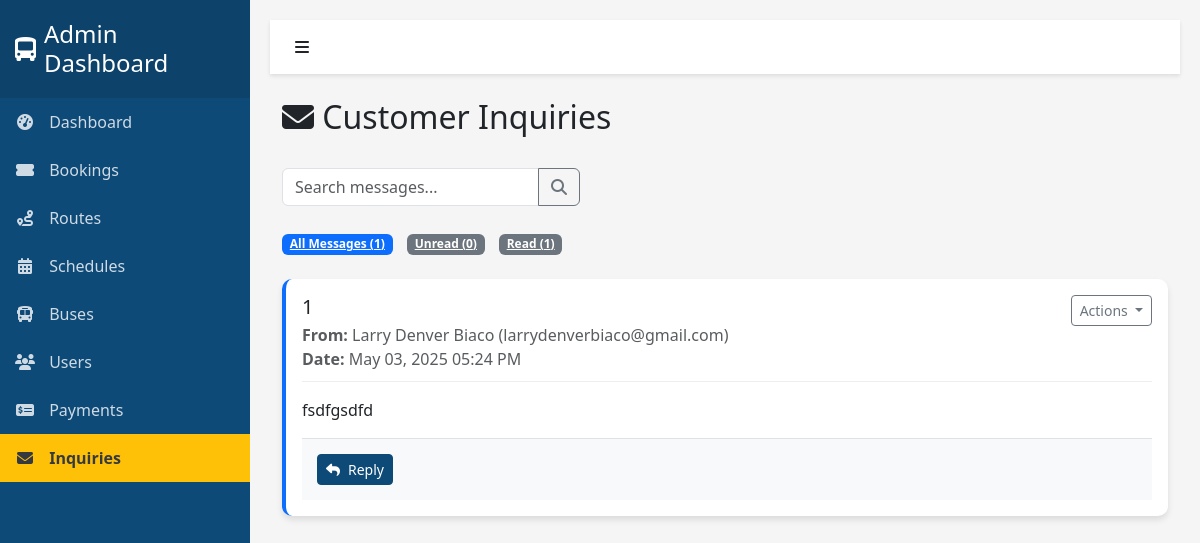
/admin/tabs/inquiries.php, run on an earlier commit of the app's database.
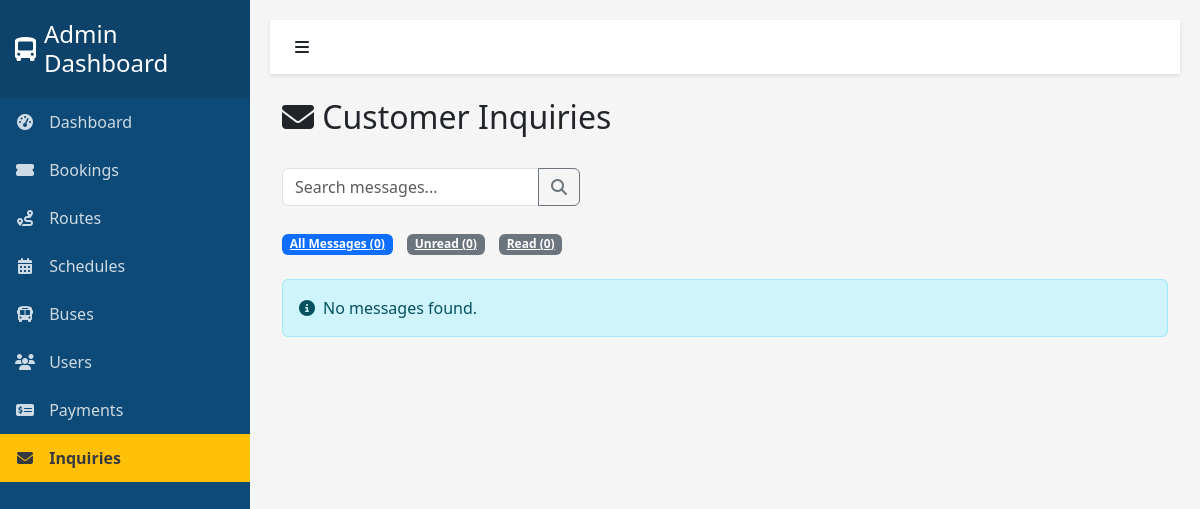
And on a later commit of the database.
### tables this page shows
CREATE TABLE `contact_messages` (
  `id` int(11) NOT NULL,
  `user_id` int(11) NOT NULL,
  `name` varchar(100) NOT NULL,
  `email` varchar(100) NOT NULL,
  `subject` varchar(255) NOT NULL,
  `message` text NOT NULL,
  `priority` enum('low','normal','high','urgent') DEFAULT 'normal',
  `category` varchar(50) DEFAULT 'general',
  `status` enum('open','in_progress','resolved','closed') DEFAULT 'open',
  `assigned_to` int(11) DEFAULT NULL,
  `created_at` datetime NOT NULL,
  `updated_at` datetime DEFAULT current_timestamp() ON UPDATE current_timestamp(),
  `is_read` tinyint(1) DEFAULT 0
);

### admin/tabs/inquiries.php (the view, shortened to what the changed rows need)
<?php
require_once "../../backend/connections/config.php";
$filter = isset($_GET['filter']) ? $_GET['filter'] : 'all';
$query = "SELECT cm.*, u.first_name, u.last_name, u.email as user_email
          FROM contact_messages cm
          JOIN users u ON cm.user_id = u.id ";
if ($filter === 'unread') {
    $query .= "WHERE cm.is_read = 0 ";
} elseif ($filter === 'read') {
    $query .= "WHERE cm.is_read = 1 ";
} else {
    $query .= "WHERE 1=1 ";
}
$query .= "ORDER BY cm.created_at DESC";
$stmt = $conn->prepare($query);
$stmt->execute();
$result = $stmt->get_result();
$messages = $result->fetch_all(MYSQLI_ASSOC);
$unread_stmt = $conn->prepare("SELECT COUNT(*) as unread_count FROM contact_messages WHERE is_read = 0");
$unread_stmt->execute();
$unread_result = $unread_stmt->get_result();
$unread_count = $unread_result->fetch_assoc()['unread_count'];
?>
<!DOCTYPE html>
<html lang="en">
<head>
    <link href="https://cdn.jsdelivr.net/npm/bootstrap@5.3.0-alpha1/dist/css/bootstrap.min.css" rel="stylesheet">
    <link rel="stylesheet" href="https://cdnjs.cloudflare.com/ajax/libs/font-awesome/6.1.1/css/all.min.css">
    <link rel="stylesheet" href="../css/admin.css">
</head>
<body>
    <div class="wrapper">
        <div class="content">
            <div class="container-fluid">
                <div class="d-flex justify-content-between align-items-center mb-4">
                    <h2><i class="fas fa-envelope"></i> Customer Inquiries</h2>
                </div>
                <div class="mb-4">
                    <a href="?filter=all" class="badge <?php echo $filter === 'all' ? 'bg-primary' : 'bg-secondary'; ?> filter-badge">
                        All Messages (<?php echo count($messages); ?>)
                    </a>
                    <a href="?filter=unread" class="badge <?php echo $filter === 'unread' ? 'bg-primary' : 'bg-secondary'; ?> filter-badge">
                        Unread (<?php echo $unread_count; ?>)
                    </a>
                    <a href="?filter=read" class="badge <?php echo $filter === 'read' ? 'bg-primary' : 'bg-secondary'; ?> filter-badge">
                        Read (<?php echo count($messages) - $unread_count; ?>)
                    </a>
                </div>
                <div class="row">
                    <div class="col-12">
                        <?php if (count($messages) > 0): ?>
                            <?php foreach ($messages as $message): ?>
                                <div class="card message-card <?php echo $message['is_read'] ? '' : 'unread'; ?>">
                                    <div class="card-body">
                                        <div class="message-header d-flex justify-content-between align-items-start">
                                            <div>
                                                <h5 class="mb-1">
                                                    <?php echo htmlspecialchars($message['subject']); ?>
                                                </h5>
                                                <p class="mb-0 text-muted">
                                                    <strong>From:</strong> <?php echo htmlspecialchars($message['name']); ?>
                                                    (<?php echo htmlspecialchars($message['email']); ?>)
                                                </p>
                                                <p class="mb-0 text-muted">
                                                    <strong>Date:</strong> <?php echo date('M d, Y h:i A', strtotime($message['created_at'])); ?>
                                                </p>
                                            </div>
                                            <div>
                                                <div class="dropdown">
                                                    <button class="btn btn-sm btn-outline-secondary dropdown-toggle" type="button" data-bs-toggle="dropdown" aria-expanded="false">
                                                        Actions
                                                    </button>
                                                </div>
                                            </div>
                                        </div>
                                        <div class="message-content my-3">
                                            <p class="mb-0"><?php echo nl2br(htmlspecialchars($message['message'])); ?></p>
                                        </div>
                                        <div class="reply-section">
                                            <button class="btn btn-primary btn-sm" type="button" data-bs-toggle="collapse" data-bs-target="#reply-<?php echo $message['id']; ?>" aria-expanded="false">
                                                <i class="fas fa-reply me-2"></i>Reply
                                            </button>
                                        </div>
                                    </div>
                                </div>
                            <?php endforeach; ?>
                        <?php else: ?>
                            <div class="alert alert-info">
                                <i class="fas fa-info-circle me-2"></i>No messages found.
                            </div>
                        <?php endif; ?>
                    </div>
                </div>
            </div>
        </div>
    </div>
</body>
</html>

What changed in the data, as far as the page shows it:
removed contact_messages: subject "1", name "Larry Denver Biaco", email "larrydenverbiaco@gmail.com", created_at "May 03, 2025 05:24 PM", message "fsdfgsdfd"
Also different on the page:
count($messages): "1" → "0"
count($messages) - $unread_count: "1" → "0"
text now shown: "No messages found."
